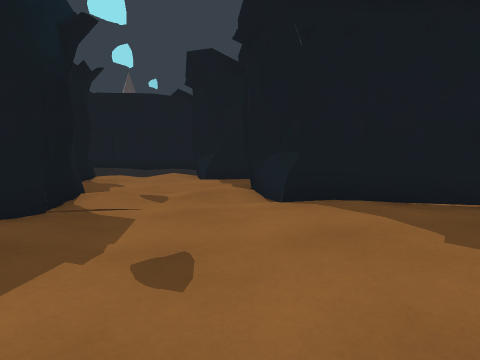
View 1 (above)

13 first-person views from a walk through a 3-D level made in the Unity game engine. The camera is 1.2 m above the floor, tilts 6° down and sees 75° across. The floor is counted in squares, 1 m on a side. Each view is taken from the middle of a square. On the plan, view 1 faces up. The plan holds only what a view shows up to about 13 squares ahead; the rest is blank. The place goes on beyond the plan. The player is left out.

View 2
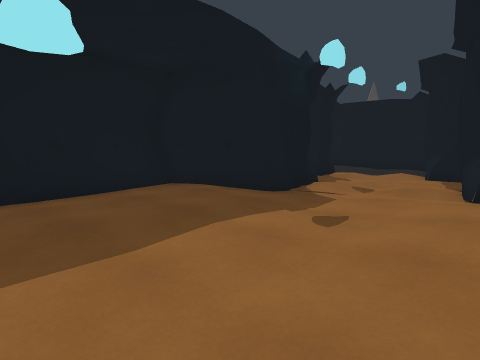

View 3
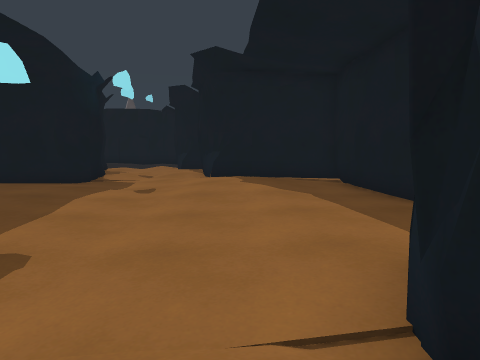

View 4
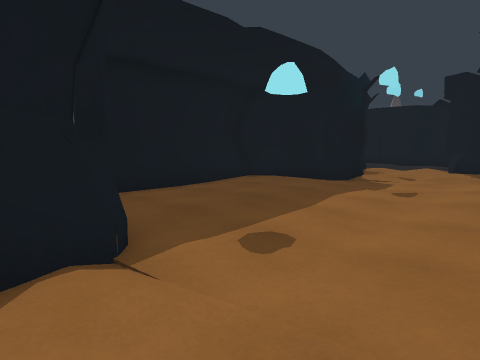

View 5
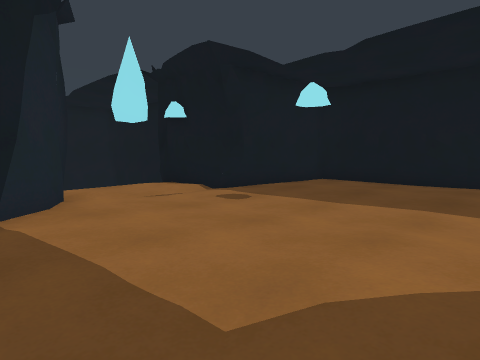

View 6
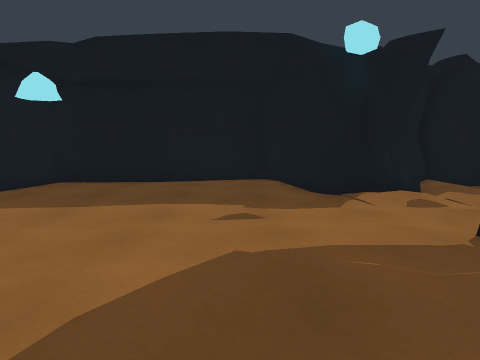

View 7
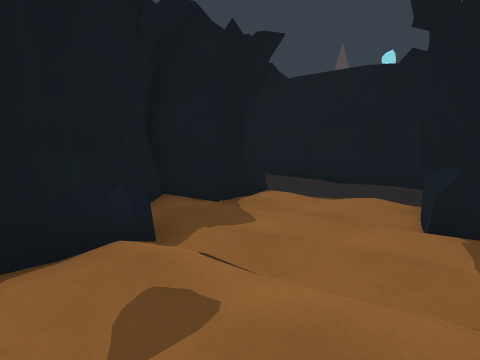

View 8
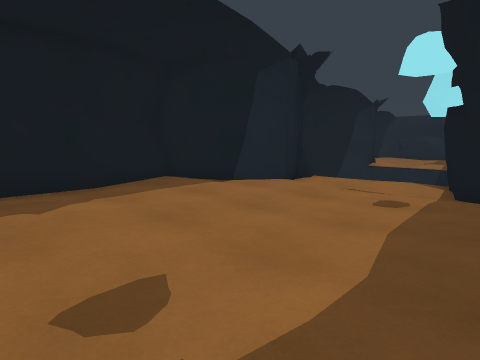

View 9
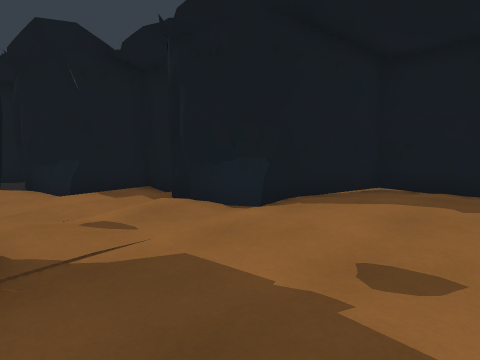

View 10
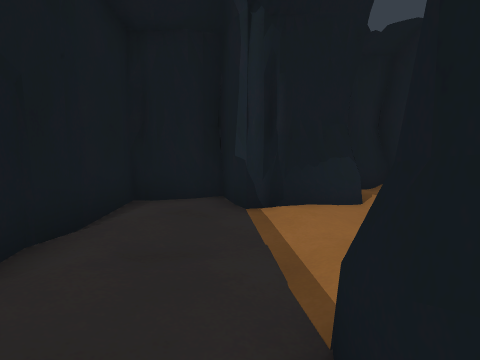

View 11
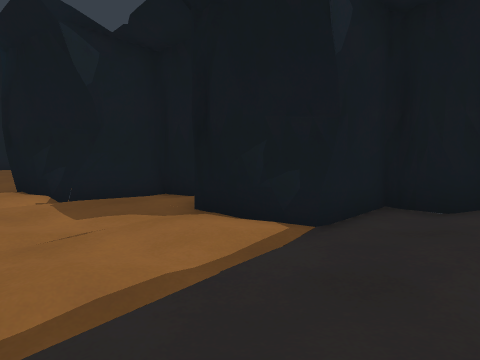

View 12
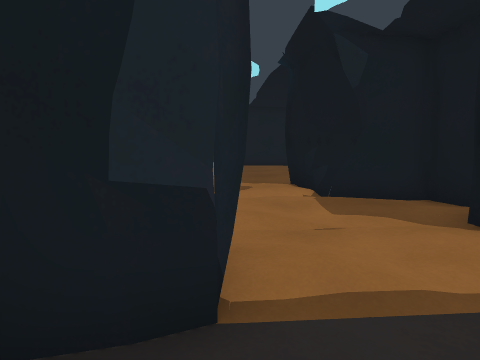

View 13
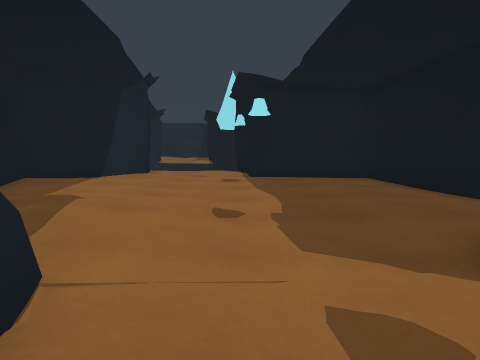

### Floor plan
Key: @ floor where view 1 was taken; # wall or solid block; . main floor; : floor 0.25 m higher than the main floor; / step, stairs or slope; = window, fence, low wall or low ledge; v drop or lower ground.
Columns run from 9 left of view 1 to 7 right of it. Each row starts with its distance up from view 1.
 17    ######
 16 ####../.#
 15 #.......#
 14 #......##
 13 ####...##
 12    #....#
 11   ##.../###
 10   #.......#
  9   #..../..#
  8   ####/../#
  7      #.../#
  6      #....######
  5   ####....:::..#
  4   #.......:::::#
  3   #.......::::.#
  2   #.......:::..#
  1   #........::..#
  0   #......@..:::##
 -1   ##........:::=#
 -2    #........::::#
 -3    #........:####
 -4    #####....##
 -5        #/:.:##
 -6        ##:..##
 -7         # vv v

Positions as (right, up) in squares from view 1, and headings:
1: (0, 0), facing up
2: (2, -2), facing up-left
3: (2, -6), facing up
4: (2, -6), facing up-left
5: (5, 3), facing down-left
6: (5, 3), facing left
7: (0, 6), facing up-left
8: (-3, 4), facing down-right
9: (-4, 2), facing up-right
10: (-8, 14), facing right
11: (-2, 16), facing down-left
12: (-2, 16), facing down
13: (-1, 9), facing down
